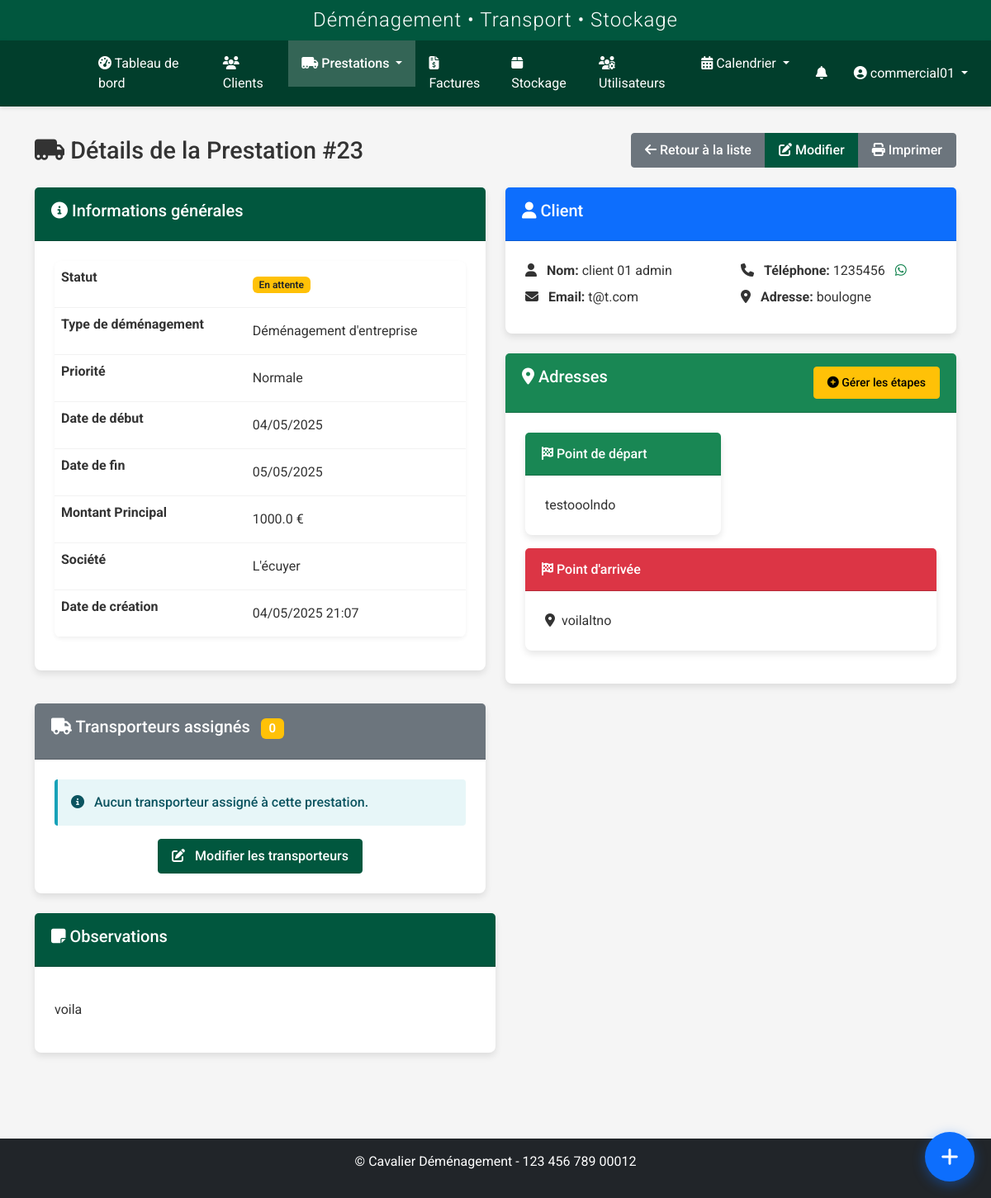
Before: /prestations/view/23 (signed in) with the older database file.
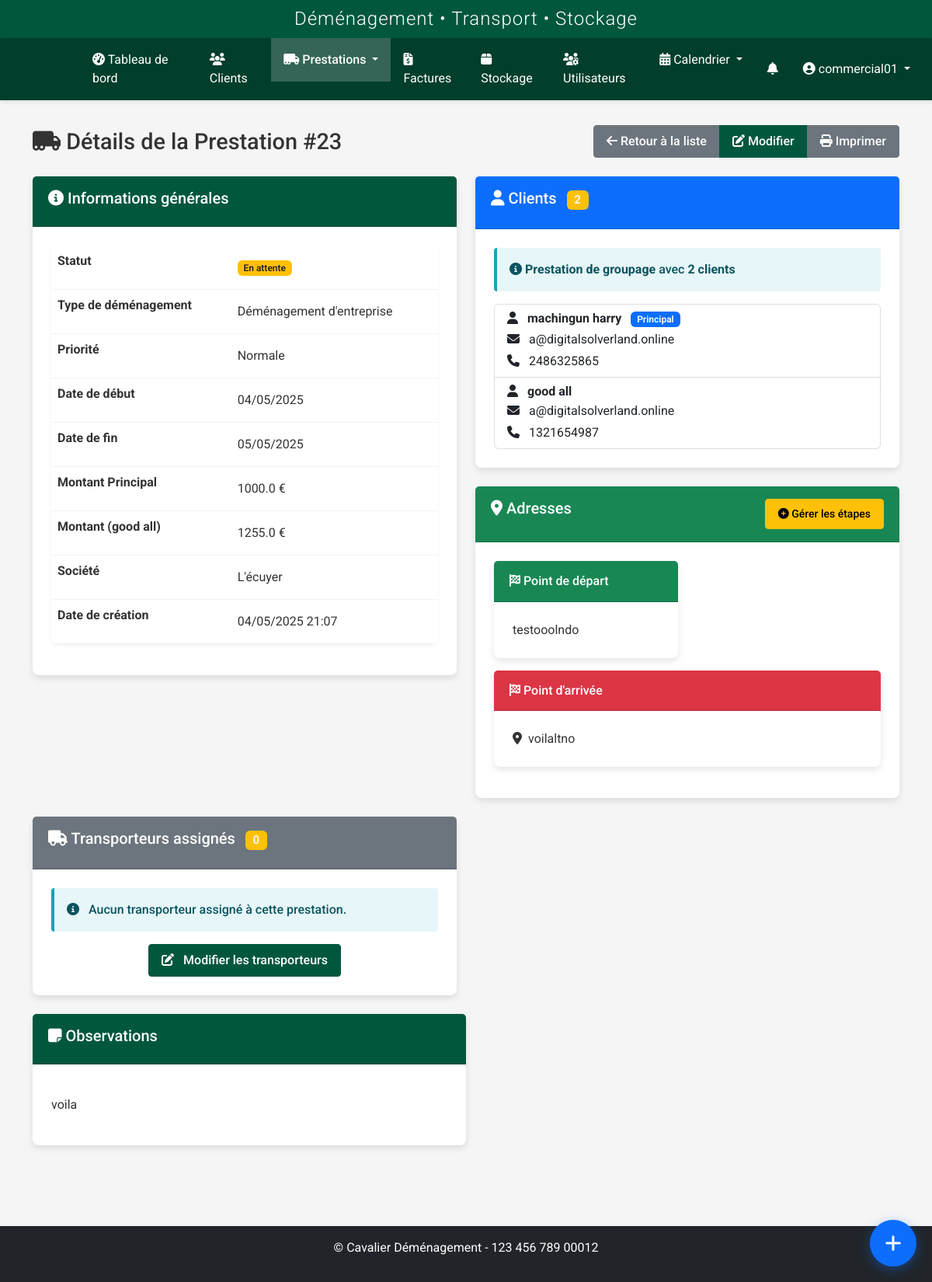
After: the same page with the newer database file.
### models.py (models this page shows, shortened)
class Client(db.Model):
    id = db.Column(db.Integer, primary_key=True)
    nom = db.Column(db.String(64), nullable=False)
    prenom = db.Column(db.String(64), nullable=False)
    adresse = db.Column(db.Text, nullable=True)
    code_postal = db.Column(db.String(10), nullable=True)
    ville = db.Column(db.String(64), nullable=True)
    pays = db.Column(db.String(64), default='France')
    telephone = db.Column(db.String(20), nullable=True)
    email = db.Column(db.String(120), nullable=True)
    type_client = db.Column(db.String(50), nullable=True)
    tags = db.Column(db.Text, nullable=True)
    observations = db.Column(db.Text, nullable=True)
    statut = db.Column(db.String(20), default='actif')
    archive = db.Column(db.Boolean, default=False)
    date_creation = db.Column(db.DateTime, nullable=False, default=datetime.utcnow)
    commercial_id = db.Column(db.Integer, db.ForeignKey('user.id'), nullable=True)
    commercial = db.relationship('User', backref=db.backref('clients', lazy=True), foreign_keys=[commercial_id])
    prestations_principales = db.relationship('Prestation', backref=db.backref('client_principal', lazy=True), lazy=True, foreign_keys="Prestation.client_id")
    prestations_supplementaires = db.relationship('Prestation', secondary=prestation_clients, back_populates='clients_supplementaires')
    factures = db.relationship('Facture', backref='client', lazy=True)

### tables this page shows
CREATE TABLE prestation_clients (
	prestation_id INTEGER NOT NULL, 
	client_id INTEGER NOT NULL, montant FLOAT, 
	PRIMARY KEY (prestation_id, client_id), 
	FOREIGN KEY(prestation_id) REFERENCES prestation (id), 
	FOREIGN KEY(client_id) REFERENCES client (id)
);

### routes/prestation.py (the view, shortened to what this page needs)
@prestation_bp.route('/view/<int:id>')
@login_required
def view(id):
    prestation = Prestation.query.options(
        db.joinedload(Prestation.client_principal),
        db.joinedload(Prestation.clients_supplementaires),
        db.joinedload(Prestation.transporteurs)
    ).get_or_404(id)
    montants_clients = {}
    if prestation.mode_groupage and prestation.clients_supplementaires:
        stmt = db.text("""
            SELECT client_id, montant
            FROM prestation_clients
            WHERE prestation_id = :prestation_id
        """)
        result = db.session.execute(stmt, {"prestation_id": prestation.id})
        montants_clients = {row[0]: row[1] for row in result}
        current_app.logger.info(f"Montants des clients supplémentaires: {montants_clients}")
    transporteurs = []
    try:
        transporteurs_query = db.session.query(User).join(
            prestation_transporteurs,
            User.id == prestation_transporteurs.c.user_id
        ).filter(
            prestation_transporteurs.c.prestation_id == prestation.id
        ).all()
        if transporteurs_query:
            transporteurs = transporteurs_query
            current_app.logger.info(f"Transporteurs récupérés via requête directe: {[t.nom for t in transporteurs if hasattr(t, 'nom')]}")
        else:
            transporteurs = list(prestation.transporteurs)
            current_app.logger.info(f"Transporteurs récupérés via relation ORM: {[t.nom for t in transporteurs if hasattr(t, 'nom')]}")
    except Exception as e:
        current_app.logger.error(f"Erreur lors de la récupération des transporteurs: {str(e)}")
        transporteurs = list(prestation.transporteurs)
    current_app.logger.info(f"Nombre final de transporteurs: {len(transporteurs)}")
    all_clients = [prestation.client_principal]
    if prestation.clients_supplementaires:
        all_clients.extend(prestation.clients_supplementaires)
    current_app.logger.info(f"Prestation ID: {prestation.id}")
    current_app.logger.info(f"Étapes de départ réelles: {prestation.etapes_depart}")
    current_app.logger.info(f"Étapes d'arrivée réelles: {prestation.etapes_arrivee}")
    current_app.logger.info(f"Nombre de transporteurs réels: {len(transporteurs)}")
    if transporteurs:
        current_app.logger.info(f"Transporteurs réels: {[t.nom for t in transporteurs]}")
    current_app.logger.info(f"Étapes de départ (méthode): {prestation.get_etapes_depart()}")
    current_app.logger.info(f"Étapes d'arrivée (méthode): {prestation.get_etapes_arrivee()}")
    current_app.logger.info(f"Has étapes départ: {prestation.has_etapes_depart()}")
    current_app.logger.info(f"Has étapes arrivée: {prestation.has_etapes_arrivee()}")
    current_app.logger.info(f"Nombre total d'étapes: {prestation.count_etapes()}")
    debug_data = {
        'prestation_id': prestation.id,
        'etapes_depart': prestation.get_etapes_depart(),
        'etapes_arrivee': prestation.get_etapes_arrivee(),
        'transporteurs': [{'id': t.id, 'nom': t.nom} for t in transporteurs]
    }
    return render_template(
        'prestations/view.html',
        title='Détails de la Prestation',
        prestation=prestation,
        client=prestation.client_principal,
        clients=all_clients,
        transporteurs=transporteurs,
        debug_data=debug_data,
        prestation_clients=montants_clients
    )

### models.py (called while the page is built)
    def is_admin(self):
        return self.role in ['admin', 'superadmin']

    def is_transporteur(self):
        return self.role == 'transporteur' or self.is_admin()

    def get_etapes_depart(self):
        if not self.etapes_depart or not self.etapes_depart.strip():
            return []
        return [etape for etape in self.etapes_depart.split('||') if etape.strip()]

    def get_etapes_arrivee(self):
        if not self.etapes_arrivee or not self.etapes_arrivee.strip():
            return []
        return [etape for etape in self.etapes_arrivee.split('||') if etape.strip()]

    def has_etapes_depart(self):
        return bool(self.get_etapes_depart())

    def has_etapes_arrivee(self):
        return bool(self.get_etapes_arrivee())

    def count_etapes(self):
        return len(self.get_etapes_depart()) + len(self.get_etapes_arrivee())

### templates/prestations/view.html (shortened to what the changed rows need)
{% extends 'base.html' %}
{% block content %}
<div class="prestation-view-page">
    <div class="page-title">
        <h1><i class="fas fa-truck-moving"></i> Détails de la Prestation #{{ prestation.id }}</h1>
    </div>
    <div class="row">
        <div class="col-md-6">
            <div class="card mb-4">
                <div class="card-body">
                    <table class="table table-details">
                        <tr>
                            <th>Statut</th>
                        </tr>
                        <tr>
                            <th>Type de déménagement</th>
                        </tr>
                        <tr>
                            <th>Priorité</th>
                        </tr>
                        <tr>
                            <th>Date de début</th>
                        </tr>
                        <tr>
                            <th>Date de fin</th>
                        </tr>
                        <tr>
                            <th>Montant Principal</th>
                        </tr>
                        {% if prestation.mode_groupage %}
                            {% for client in prestation.clients_supplementaires %}
                            <tr>
                                <th>Montant ({{ client.nom }} {{ client.prenom }})</th>
                                <td>
                                    {% set montant = prestation_clients[client.id] if client.id in prestation_clients else None %}
                                    {% if montant %}{{ montant }} €{% else %}Non défini{% endif %}
                                </td>
                            </tr>
                            {% endfor %}
                        {% endif %}
                        <tr>
                            <th>Société</th>
                        </tr>
                        <tr>
                            <th>Date de création</th>
                        </tr>
                    </table>
                </div>
            </div>
        </div>
        <div class="col-md-6">
            <div class="card mb-4">
                <div class="card-header bg-primary text-white">
                    <h5>
                        <i class="fas fa-user"></i> {{ 'Clients' if clients|length > 1 else 'Client' }}
                        {% if clients|length > 1 %}
                            <span class="badge bg-warning ms-2">{{ clients|length }}</span>
                        {% endif %}
                    </h5>
                </div>
                <div class="card-body">
                    {% if clients|length > 1 %}
                        <div class="alert alert-info mb-3">
                            <i class="fas fa-info-circle"></i> <strong>Prestation de groupage</strong> avec <strong>{{ clients|length }} clients</strong>
                        </div>
                        <div class="list-group">
                        {% for client_item in clients %}
                            <div class="list-group-item">
                                <div class="d-flex justify-content-between align-items-center">
                                    <h6 class="mb-1">
                                        <i class="fas fa-user me-2"></i>
                                        <strong>{{ client_item.nom }} {{ client_item.prenom }}</strong>
                                        {% if client_item.id == prestation.client_id %}
                                            <span class="badge bg-primary ms-2">Principal</span>
                                        {% endif %}
                                    </h6>
                                </div>
                                <p class="mb-1">
                                    <i class="fas fa-envelope me-2"></i>
                                    {{ client_item.email }}
                                </p>
                                <p class="mb-0">
                                    <i class="fas fa-phone me-2"></i>
                                    {{ client_item.telephone }}
                                </p>
                            </div>
                        {% endfor %}
                        </div>
                    {% else %}
                        <div class="row">
                            <div class="col-md-6">
                                <p class="mb-2">
                                    <i class="fas fa-user me-2"></i>
                                    <strong>Nom:</strong>
                                    {{ client.nom }} {{ client.prenom }}
                                </p>
                                {% if client.email %}
                                <p class="mb-2">
                                    <i class="fas fa-envelope me-2"></i>
                                    <strong>Email:</strong>
                                    {{ client.email }}
                                </p>
                                {% endif %}
                            </div>
                            <div class="col-md-6">
                                {% if client.telephone %}
                                <p class="mb-2">
                                    <i class="fas fa-phone me-2"></i>
                                    <strong>Téléphone:</strong>
                                    {{ client.telephone }}
                                    <a href="https://wa.me/{{ client.telephone|replace(' ', '')|replace('+', '') }}" class="text-success ms-2" target="_blank">
                                        <i class="fab fa-whatsapp"></i>
                                    </a>
                                </p>
                                {% endif %}
                                {% if client.adresse %}
                                <p class="mb-0">
                                    <i class="fas fa-map-marker-alt me-2"></i>
                                    <strong>Adresse:</strong>
                                    {{ client.adresse }}
                                </p>
                                {% endif %}
                            </div>
                        </div>
                    {% endif %}
                </div>
            </div>
        </div>
    </div>
    </div>
</div>
{% endblock %}

Changed rows visible on the page:
no longer on this page (row unchanged): Client: nom "client 01", prenom "admin", email "t@t.com", telephone "1235456", adresse "boulogne"
added Client: nom "good", prenom "all", email "a@digitalsolverland.online", telephone "1321654987"
added prestation_clients: montant "1255.0"
now on this page (row unchanged): Client: nom "machingun", prenom "harry", shows "Principal", email "a@digitalsolverland.online", telephone "2486325865", shown under "Clients 2"
Other visible differences:
{{ 'Clients' if clients|length > 1 else 'Client' }}: "Client" → "Clients"
{{ clients|length }}: (not shown) → "2"
text no longer shown: "Nom: Email: Téléphone: Adresse:"
text now shown: "Prestation de groupage avec clients"
